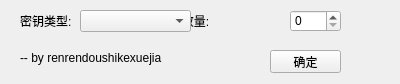
<?xml version="1.0" encoding="UTF-8"?>
<ui version="4.0">
 <class>keyAddForm</class>
 <widget class="QWidget" name="keyAddForm">
  <property name="geometry">
   <rect>
    <x>0</x>
    <y>0</y>
    <width>400</width>
    <height>84</height>
   </rect>
  </property>
  <property name="windowTitle">
   <string>新增密钥</string>
  </property>
  <widget class="QLabel" name="label">
   <property name="geometry">
    <rect>
     <x>20</x>
     <y>10</y>
     <width>351</width>
     <height>21</height>
    </rect>
   </property>
   <property name="text">
    <string>密钥类型:                          密钥数量:</string>
   </property>
  </widget>
  <widget class="QComboBox" name="cbKeyType">
   <property name="geometry">
    <rect>
     <x>80</x>
     <y>10</y>
     <width>111</width>
     <height>22</height>
    </rect>
   </property>
  </widget>
  <widget class="QSpinBox" name="sbKeyCount">
   <property name="geometry">
    <rect>
     <x>290</x>
     <y>10</y>
     <width>51</width>
     <height>22</height>
    </rect>
   </property>
   <property name="maximum">
    <number>999</number>
   </property>
  </widget>
  <widget class="QPushButton" name="btnOK">
   <property name="geometry">
    <rect>
     <x>270</x>
     <y>50</y>
     <width>71</width>
     <height>23</height>
    </rect>
   </property>
   <property name="text">
    <string>确定</string>
   </property>
  </widget>
  <widget class="QLabel" name="label_2">
   <property name="geometry">
    <rect>
     <x>20</x>
     <y>50</y>
     <width>171</width>
     <height>16</height>
    </rect>
   </property>
   <property name="text">
    <string>-- by renrendoushikexuejia</string>
   </property>
  </widget>
 </widget>
 <resources/>
 <connections/>
</ui>
